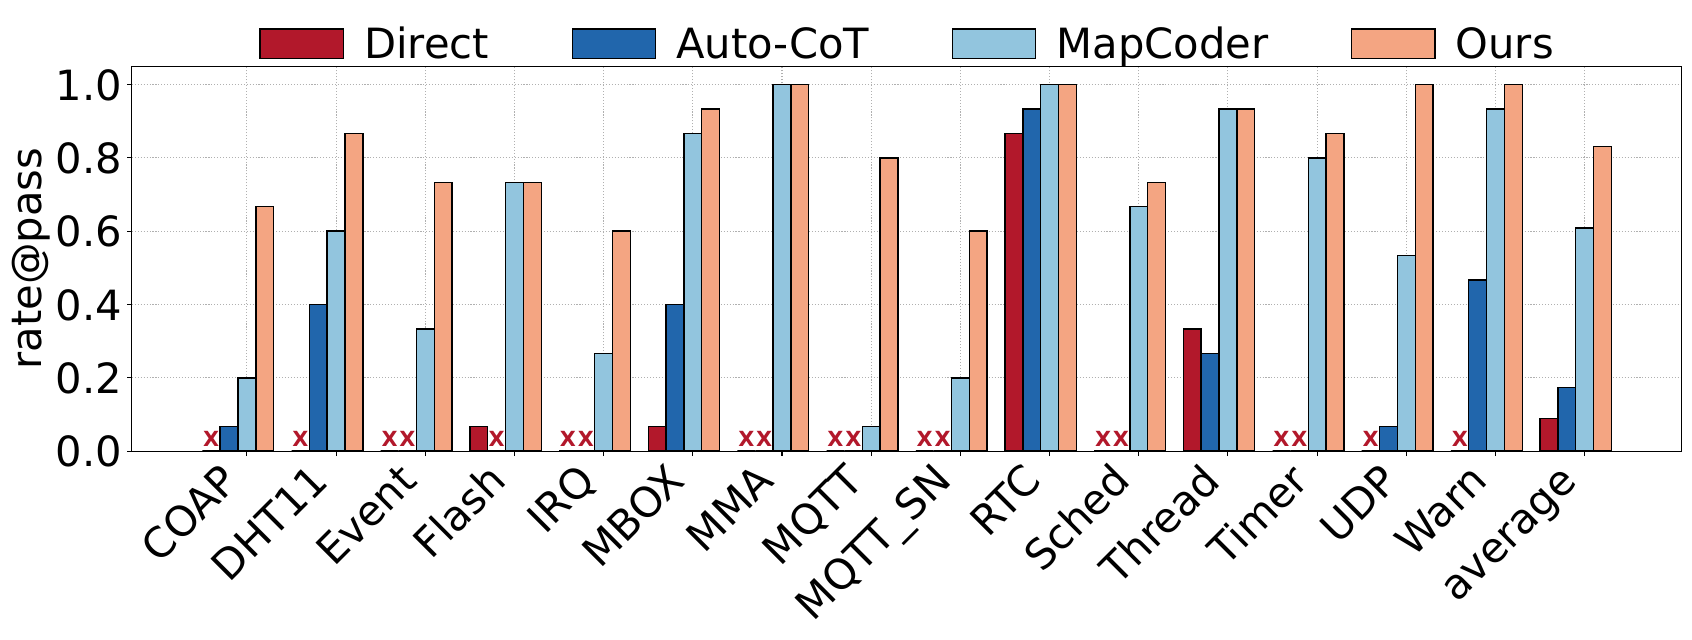

The script that saved this image:
import numpy as np
import matplotlib.pyplot as plt
from matplotlib.pyplot import MultipleLocator

datasets = [
"COAP",
"DHT11",
"Event",
"Flash",
"IRQ",
"MBOX",
"MMA",
"MQTT",
"MQTT_SN",
"RTC",
"Sched",
"Thread",
"Timer",
"UDP",
"Warn",
"average"
]

direct =[
"000000000000000",
"000000000000000",
"000000000000000",
"100000000000000",
"000000000000000",
"000000000000010",
"000000000000000",
"000000000000000",
"000000000000000",
"111110111011111",
"000000000000000",
"010001010010001",
"000000000000000",
"000000000000000",
"000000000000000"
]

direct_rate = []  
for binary_string in direct:
    count_of_ones = binary_string.count('1') 
    total_length = len(binary_string)        
    proportion_of_ones = count_of_ones / total_length  
    direct_rate.append(proportion_of_ones)  
direct_rate.append(sum(direct_rate)/len(direct_rate)) 

autocot =[
"100000000000000",
"001001001010011",
"000000000000000",
"000000000000000",
"000000000000000",
"000000100111011",
"000000000000000",
"000000000000000",
"000000000000000",
"111111011111111",
"000000000000000",
"100000001000110",
"000000000000000",
"000100000000000",
"111001100001010"
]

autocot_rate = []  
for binary_string in autocot:
    count_of_ones = binary_string.count('1') 
    total_length = len(binary_string)        
    proportion_of_ones = count_of_ones / total_length  
    autocot_rate.append(proportion_of_ones)  
autocot_rate.append(sum(autocot_rate)/len(autocot_rate)) 

MapCoder =[
"001110000000000",
"111110010110100",
"001011000001001",
"111101110001111",
"000000001110001",
"011111111111110",
"111111111111111",
"000000000001000",
"001000000000011",
"111111111111111",
"100111110100111",
"111111011111111",
"111000111111111",
"101001010101101",
"111111111111101"

]

MapCoder_rate = []  
for binary_string in MapCoder:
    count_of_ones = binary_string.count('1') 
    total_length = len(binary_string)        
    proportion_of_ones = count_of_ones / total_length  
    MapCoder_rate.append(proportion_of_ones)   
MapCoder_rate.append(sum(MapCoder_rate)/len(MapCoder_rate)) 

IoTPilot =[
"110100110111101",
"111011101111111",
"111111100111100",
"111110110111100",
"110101011010110",
"110111111111111",
"111111111111111",
"101111011111011",
"110011011101010",
"111111111111111",
"111110100110111",
"111111110111111",
"111111111100111",
"111111111111111",
"111111111111111"
]

IoTPilot_rate = []  
for binary_string in IoTPilot:
    count_of_ones = binary_string.count('1') 
    total_length = len(binary_string)        
    proportion_of_ones = count_of_ones / total_length  
    IoTPilot_rate.append(proportion_of_ones)   
IoTPilot_rate.append(sum(IoTPilot_rate)/len(IoTPilot_rate)) 

color = ["#B2182B", "#2166AC", "#92C5DE", "#F4A582"] 
xticks = np.arange(len(datasets))
width = 0.2

plt.rcParams['pdf.fonttype'] = 42 
fig, ax = plt.subplots(figsize=(20, 5), dpi=1000)
ax.grid(axis="both", linestyle='dotted', zorder=0)

ax.bar(xticks - 2* width, direct_rate, width=width, label="Direct", color=color[0], alpha=1, zorder=15, linewidth=1, edgecolor='black')
ax.bar(xticks - 1 * width, autocot_rate, width=width, label="Auto-CoT", color=color[1], alpha=1, zorder=15, linewidth=1, edgecolor='black')
ax.bar(xticks, MapCoder_rate, width=width, label="MapCoder", color=color[2], alpha=1, zorder=15, linewidth=1, edgecolor='black')
ax.bar(xticks + 1 * width, IoTPilot_rate, width=width, label="Ours", color=color[3], alpha=1, zorder=15, linewidth=1, edgecolor='black')

for i in range(len(datasets)):
    for j, rate in enumerate([direct_rate[i], autocot_rate[i], MapCoder_rate[i], IoTPilot_rate[i]]):
        if rate == 0:
            ax.text(
                xticks[i] + (j - 2) * width, 0, 'X', 
                color=color[0], 
                fontsize=15,  
                fontweight='bold',  
                ha='center', 
                va='bottom', 
                zorder=20
            )


ax.set_ylabel("rate@pass", fontsize=30)
plt.legend(loc='upper center', ncol=5, fontsize=30, bbox_to_anchor=(0.5, 1.20), frameon=False, handletextpad=0.5)
ax.set_ylim([0, 1.05])
ax.yaxis.set_major_locator(MultipleLocator(0.2)) 
ax.yaxis.set_tick_params(labelsize=30)
ax.set_xticks(xticks, datasets, rotation=45, fontsize=30, ha='right')

# ax.set_xticks([])
# plt.tick_params(labelsize=35)

plt.show()
plt.savefig("overall_deepseek.pdf", bbox_inches='tight')
plt.close()